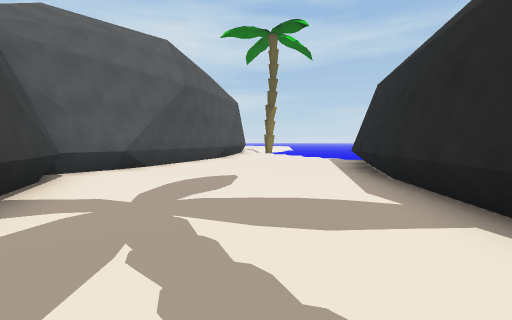
view 1 (above)

13 first-person views from a walk through a 3-D level made in the Unity game engine. The camera is 1.4 m above the floor, tilts 4° down and sees 85° across. The floor is counted in squares, 2 m on a side. Each view is taken from the middle of a square. On the plan, view 1 faces up. The plan holds only what a view shows up to about 9 squares ahead; the rest is blank. The place goes on beyond the plan. Some surface patterns are stand-ins.

view 2
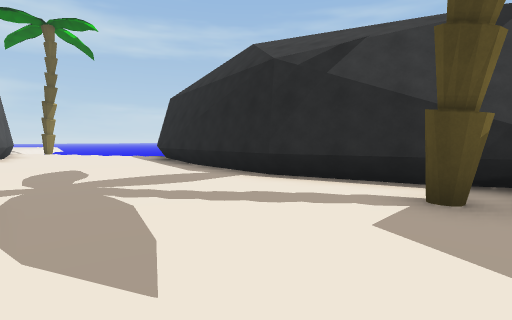

view 3
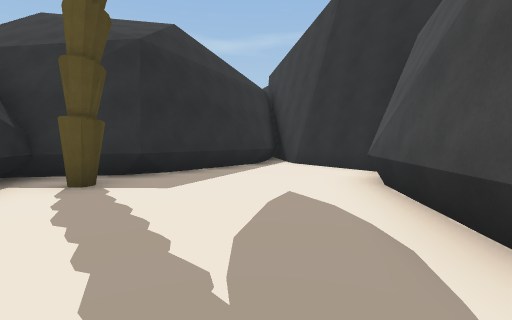

view 4
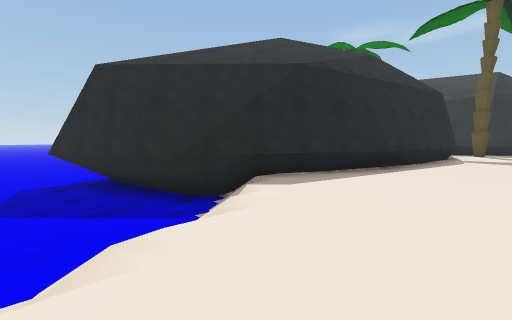

view 5
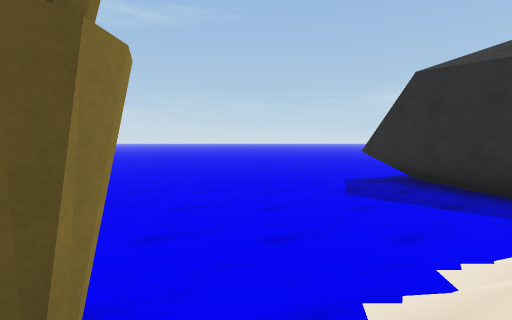

view 6
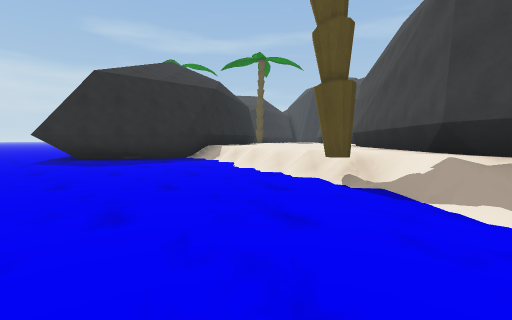

view 7
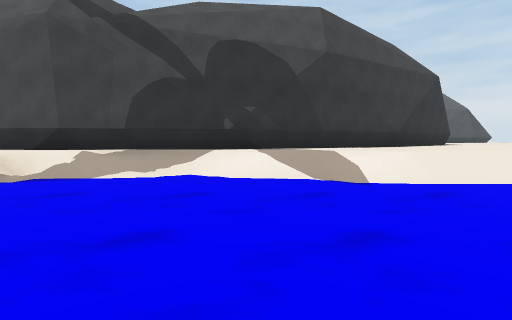

view 8
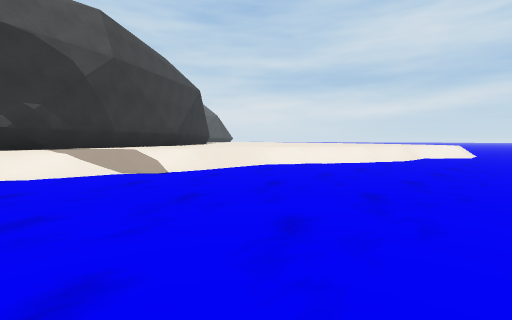

view 9
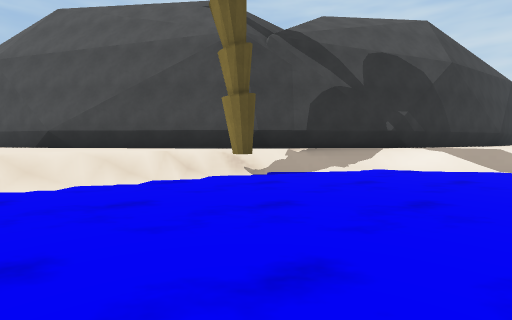

view 10
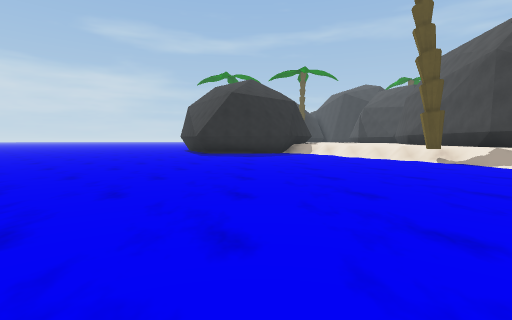

view 11
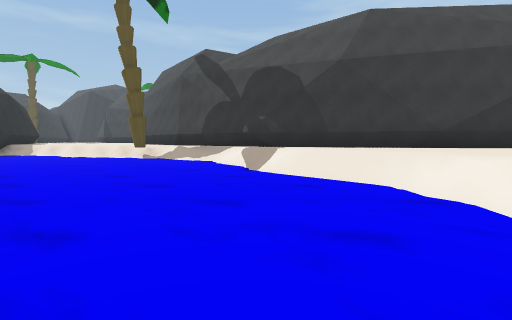

view 12
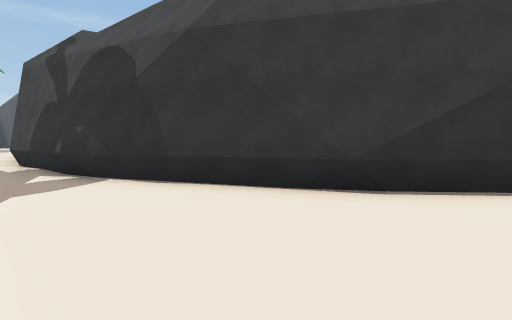

view 13
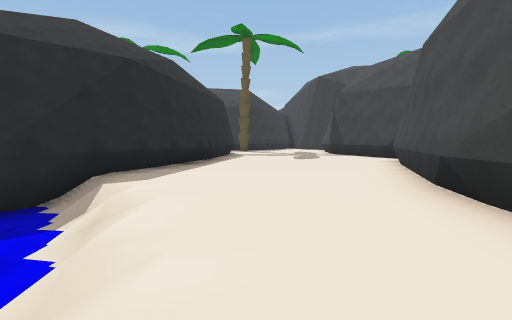

### Floor plan
Key: @ floor where view 1 was taken; # wall or solid block; . floor; / step, stairs or slope; ~ water the walk can cross; ≈ water the walk keeps out of; T tree.
Columns run from 5 left of view 1 to 9 right of it. Each row starts with its distance up from view 1.
 27 #...../~~~~~
 26 ##..../~~~~~
 25  #....~~~~~~
 24  ##...~~~~~~≈
 23   #../~~~~~~≈≈
 22   ##./~~~~~~≈≈≈
 21    #./~~~~~~≈≈≈
 20    ##~~~~~~~≈≈≈
 19     #/~~~~~~≈≈≈
 18     #/~~~~~~≈≈≈
 17     #/#~~~~~≈≈≈
 16     #./~~~~~≈≈≈
 15     #./~~~~~≈≈≈
 14     #../~~~~≈≈≈
 13    ##../~~~~≈≈≈
 12    #...//~~###
 11    #..../~###
 10   ##.....##
  9   #......#
  8   #.....##
  7  ##.....#
  6  #......#
  5  #......#
  4  #......#
  3  ##....##
  2   #....##
  1   #.....#
  0   #..@..#
 -1   #....T#
 -2   #.....##
 -3   ....###
 -4  #...##
 -5  ##.##
 -6   ###

Where each view was taken, in squares from view 1:
view 1: 0 up, 0 right, facing up
view 2: 2 down, 2 left, facing up-right
view 3: 3 up, 1 left, facing down
view 4: 14 up, 0 right, facing down-right
view 5: 16 up, 0 right, facing right
view 6: 21 up, 2 right, facing down
view 7: 21 up, 5 right, facing left
view 8: 20 up, 6 right, facing up-left
view 9: 17 up, 6 right, facing left
view 10: 25 up, 6 right, facing down
view 11: 27 up, 5 right, facing down-left
view 12: 27 up, 0 right, facing down-left
view 13: 15 up, 1 right, facing down
